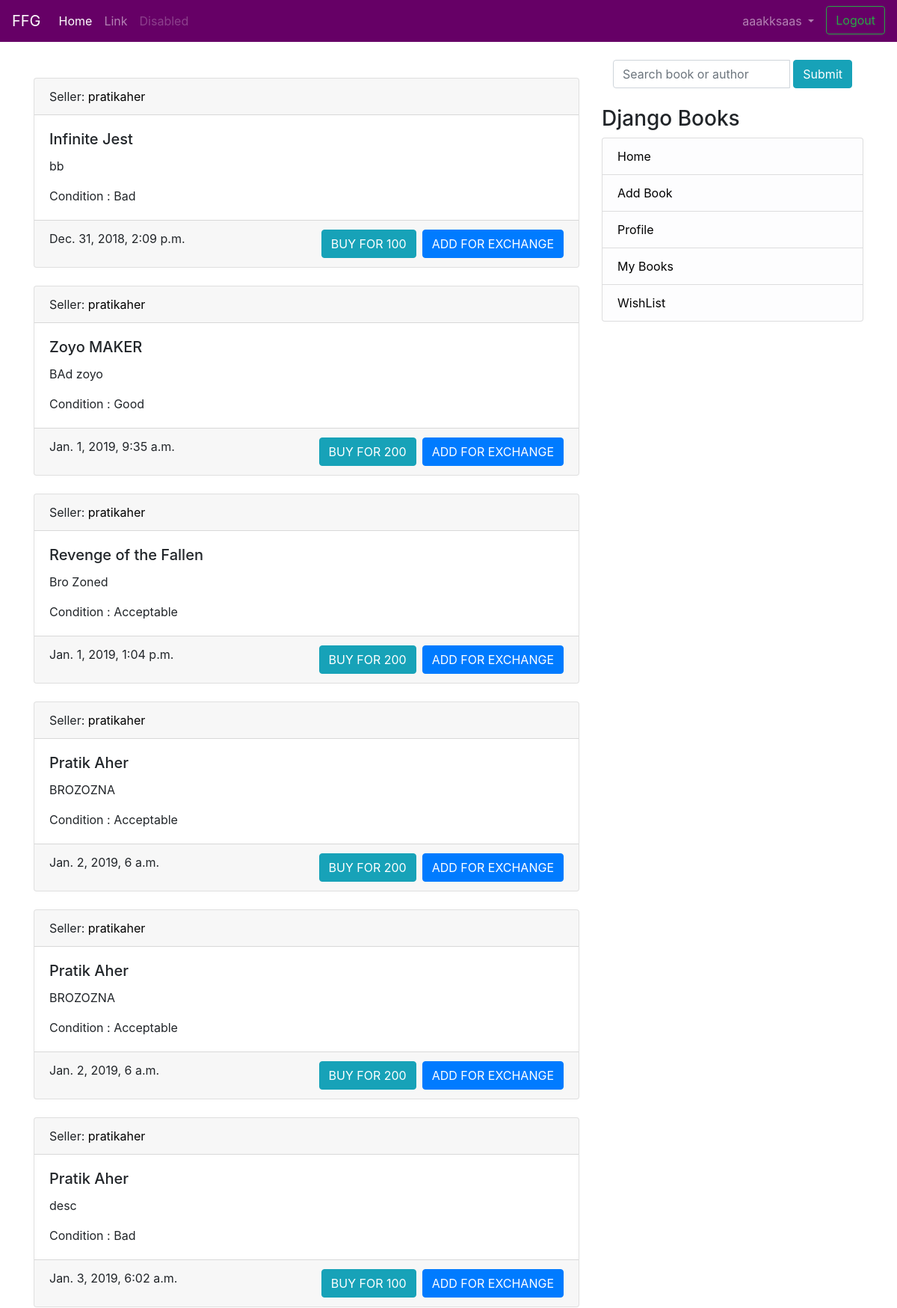
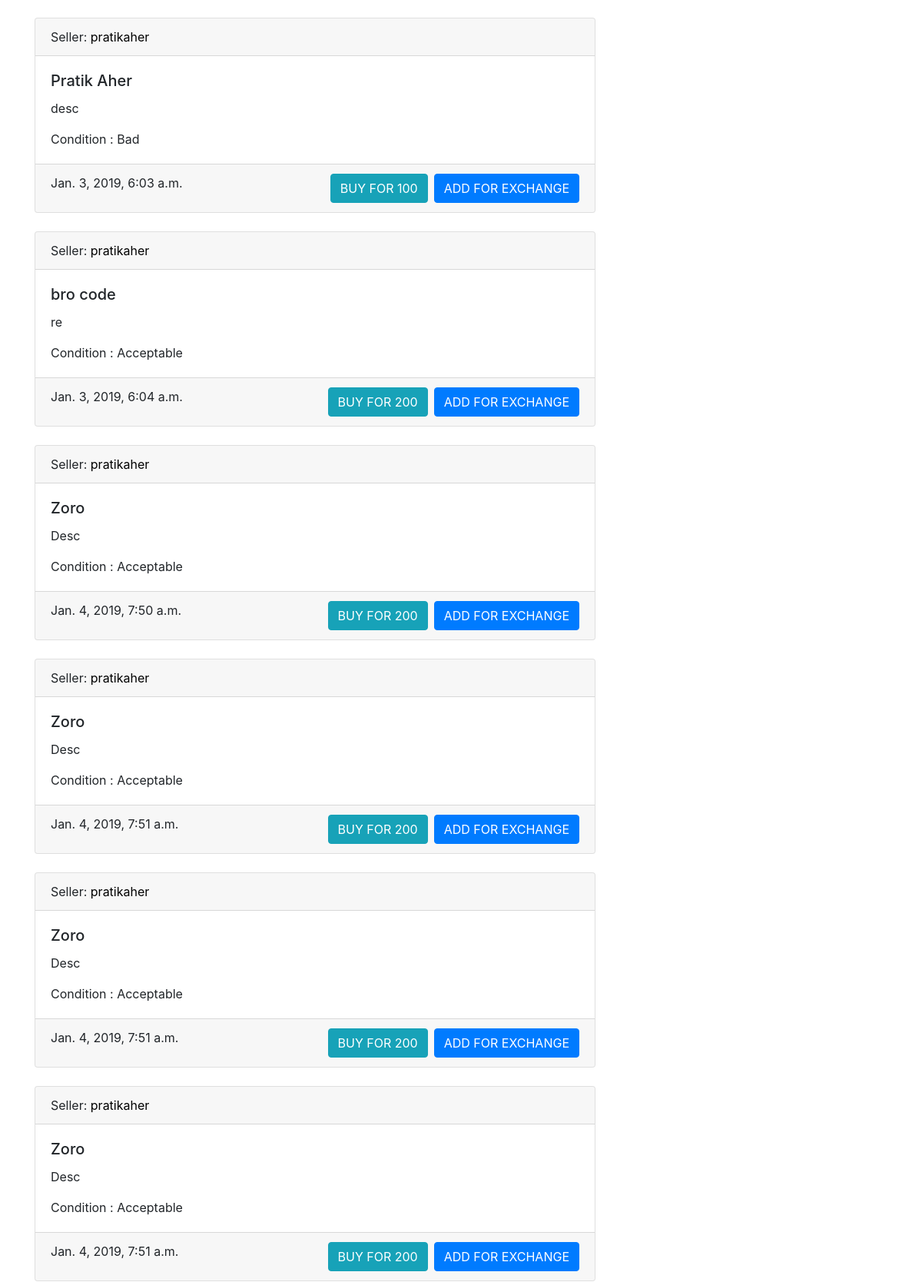
The page / (signed in, upper part) on the database its author committed (2 pictures, top to bottom).
### coreapp/models.py (models this page shows, shortened)
class Book(models.Model):
    user = models.ForeignKey(User, on_delete=models.CASCADE, null=True)
    book_name = models.CharField(max_length=100)
    description = models.CharField(max_length=2000)
    image = models.ImageField(null=True, blank=True, upload_to="book_images/")
    price = models.IntegerField()
    condition = models.CharField(
        max_length=100, choices=CONITION_CHOICES, default='Acceptable')
    created_at = models.DateTimeField(auto_now_add=True)
    class Meta:
        verbose_name = 'Book'
        verbose_name_plural = 'Books'

### coreapp/views.py (the view)
# urls.py: path('',views.BookListView.as_view(),name='list_entries'),
class BookListView(LoginRequiredMixin,generic.ListView):
    model = Book
    template_name = 'list_entries.html'
    context_object_name = 'books'
    ordering = ['-created_at']
    def get_queryset(self):
        return Book.objects.exclude(user=self.request.user)

### templates/list_entries.html (shortened to what this page needs)
{% extends 'base.html' %}
{% load static %}
{% block stylesheet %}
  <link rel="stylesheet" href="{% static 'css/search.css' %}">
{% endblock %}
{% block search %}
<div class="container">
  <div class="col-md-17">
<form class="navbar-form" method="GET" action="{% url 'searchapp:search' %}">
  <div class="input-group add-on">
    <input class="form-control" placeholder="Search book or author" name="search" id="search" type="text">
    <div class="ml-1 input-group-btn">
      <button class="btn btn-info" type="submit" >Submit</button>
    </div>
  </div>
</form>
</div>
</div>
{% endblock %}
{% block content %}
<br/>
{% if books %}
    {% for book in books %}
    <div class="card text-left">
      <div class="card-header">
        Seller: <a href="{% url 'coreapp:userbooksforuser' book.user %}" style="color:black">{{ book.user.username }}</a>
      </div>
      <div class="card-body">
        <h5 class="card-title">{{ book.book_name }}</h5>
        <p class="card-text">{{ book.description }}</p>
        <p class="card-text">Condition : {{ book.condition }} </p>
      </div>
      <div class="card-footer text-mutxed">
        {{ book.created_at }} <a href="{% url 'wishlist:add_to_list' book.id %}" class="btn btn-primary float-right">ADD FOR EXCHANGE</a>
        <a href="#" class="mr-2 btn btn-info float-right">BUY FOR {{ book.price }}</a>
      </div>
    </div>
  {% endfor %}
  {% else %}
  <h2 align="center">No Relevant Books Found !</h2>
  {% endif %}
{% endblock %}

### templates/base.html (shortened to what this page needs)
<!doctype html>
<html lang="en">
  <head>
    <link rel="stylesheet" href="https://stackpath.bootstrapcdn.com/bootstrap/4.1.3/css/bootstrap.min.css">
    {% block stylesheet %}{% endblock %}
  </head>
  <body>
    <header class="site-header">
<nav class="navbar navbar-expand-lg navbar-dark" style="background-color: #660066;">
  <a class="navbar-brand" href="#">FFG</a>
  <div class="collapse navbar-collapse" id="navbarSupportedContent">
    <ul class="navbar-nav mr-auto">
      <li class="nav-item active">
        <a class="nav-link" href="#">Home <span class="sr-only">(current)</span></a>
      </li>
      <li class="nav-item">
        <a class="nav-link" href="#">Link</a>
      </li>
      <li class="nav-item">
        <a class="nav-link disabled" href="#">Disabled</a>
      </li>
    </ul>
    <ul class="nav navbar-nav navbar-right">
      {% if user.is_authenticated %}
      <li class="nav-item dropdown">
        <a class="nav-link dropdown-toggle" href="#" id="navbarDropdown" role="button" data-toggle="dropdown"
          aria-haspopup="true" aria-expanded="false">
          {{ user.username }}
        </a>
      </li>
      <li><a class="btn btn-outline-success ml-2 my-2 my-sm-0" href="{% url 'logout'%}">Logout</a></li>
        {% else %}
      <li><a href="{% url 'login' %}" class="btn btn-outline-success">Login</a></li>
      <li><a href="{% url 'coreapp:signup' %}" class="btn btn-primary ml-2">Sign up</a></li>
      {% endif %}
    </ul>
  </div>
</nav>
  </header>
  <br/>
    <div class="container">
      <div class="row justify-content-center">
        <div class="col-8">
          {% block content %}
          {% endblock %}
        </div>
        {% if user.is_authenticated %}
                <div class="col-md-4">
                  <div class="content-section">
                    {% block search %}
                    {% endblock %}
                    <br/>
                    <h3>Django Books</h3>
                      <ul class="list-group">
                        <li class="list-group-item list-group-item-light"><a href="{% url 'coreapp:list_entries' %}" style="color:black"> Home</a></li>
                        <li class="list-group-item list-group-item-light"><a href="{% url 'coreapp:new_entry' %}" style="color:black"> Add Book</a></li>
                        <li class="list-group-item list-group-item-light"><a href="{% url 'coreapp:profile' %}" style="color:black">Profile</a></li>
                        <li class="list-group-item list-group-item-light"><a href="{% url 'coreapp:userbooks' %}" style="color:black">My Books</a></li>
                        <li class="list-group-item list-group-item-light"><a href="{% url 'wishlist:wish_list' %}" style="color:black">WishList</a></li>
                      </ul>
                  </div>
                </div>
                {% endif %}
      </div>
    </div>
</body>
</html>

### rows shown on the page
Book: user.username "pratikaher", book_name "Infinite Jest", description "bb", condition "Bad", created_at "Dec. 31, 2018, 2:09 p.m.", price "100"
Book: user.username "pratikaher", book_name "Zoyo MAKER", description "BAd zoyo", condition "Good", created_at "Jan. 1, 2019, 9:35 a.m.", price "200"
Book: user.username "pratikaher", book_name "Revenge of the Fallen", description "Bro Zoned", condition "Acceptable", created_at "Jan. 1, 2019, 1:04 p.m.", price "200"
Book: user.username "pratikaher", book_name "Pratik Aher", description "BROZOZNA", condition "Acceptable", created_at "Jan. 2, 2019, 6 a.m.", price "200"
Book: user.username "pratikaher", book_name "Pratik Aher", description "BROZOZNA", condition "Acceptable", created_at "Jan. 2, 2019, 6 a.m.", price "200"
Book: user.username "pratikaher", book_name "Pratik Aher", description "desc", condition "Bad", created_at "Jan. 3, 2019, 6:02 a.m.", price "100"
Book: user.username "pratikaher", book_name "Pratik Aher", description "desc", condition "Bad", created_at "Jan. 3, 2019, 6:03 a.m.", price "100"
Book: user.username "pratikaher", book_name "bro code", description "re", condition "Acceptable", created_at "Jan. 3, 2019, 6:04 a.m.", price "200"
Book: user.username "pratikaher", book_name "Zoro", description "Desc", condition "Acceptable", created_at "Jan. 4, 2019, 7:50 a.m.", price "200"
Book: user.username "pratikaher", book_name "Zoro", description "Desc", condition "Acceptable", created_at "Jan. 4, 2019, 7:51 a.m.", price "200"
Book: user.username "pratikaher", book_name "Zoro", description "Desc", condition "Acceptable", created_at "Jan. 4, 2019, 7:51 a.m.", price "200"
Book: user.username "pratikaher", book_name "Zoro", description "Desc", condition "Acceptable", created_at "Jan. 4, 2019, 7:51 a.m.", price "200"

### other values the page prints
{{ user.username }} "aaakksaas"
